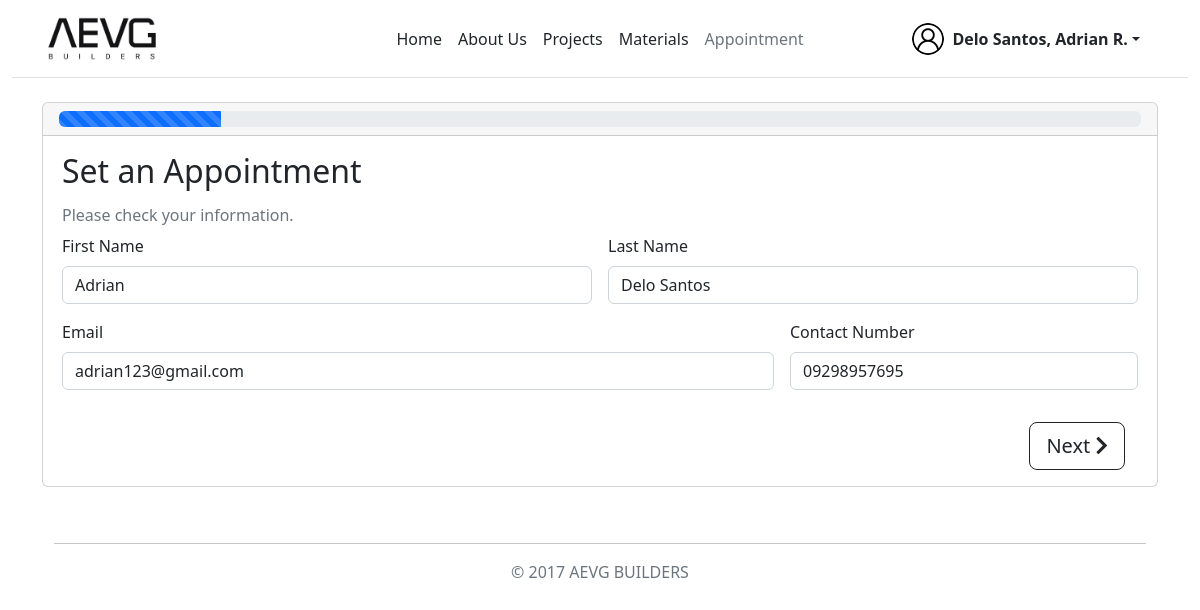
/client/contactUs/contactUs.php (signed in), run on the app's committed database.
### tables this page shows
CREATE TABLE `client` (
  `id` int(11) NOT NULL,
  `firstName` varchar(255) NOT NULL,
  `middleName` varchar(255) DEFAULT NULL,
  `lastName` varchar(255) NOT NULL,
  `company` varchar(255) NOT NULL,
  `password` varchar(255) NOT NULL,
  `email` varchar(255) NOT NULL,
  `contact_no` varchar(255) NOT NULL,
  `telephone_no` varchar(255) DEFAULT NULL,
  `house_no` varchar(255) DEFAULT NULL,
  `street` varchar(255) DEFAULT NULL,
  `barangay` varchar(255) NOT NULL,
  `municipality` varchar(255) NOT NULL,
  `province` varchar(255) NOT NULL,
  `image` varchar(255) NOT NULL DEFAULT 'image/user.png',
  `appointment_sched` varchar(255) DEFAULT NULL,
  `registration_date` datetime NOT NULL DEFAULT current_timestamp(),
  `status` varchar(255) NOT NULL DEFAULT 'active'
);

### client/include/dbh.inc.php (called while the page is built, shortened)
<?php
class dbHandler
{
    public $conn;
    function __construct()
    {
        $dbservername = "localhost";
        $dbusername = "root";
        $dbpassword = "";
        $dbname = "aevgbuildersdb";
        $this->conn = new mysqli($dbservername, $dbusername, $dbpassword, $dbname);
    }
    function getFullname($id)
    {
        $sql = "SELECT CONCAT(lastName, ',', ' ', firstName, ' ', IFNULL(middleName, '')) AS fullName FROM client WHERE id='$id'";
        $result = mysqli_query($this->conn, $sql);
        if (mysqli_num_rows($result)) {
            $row = mysqli_fetch_assoc($result);
            return $row['fullName'];
        } else {
            return '';
        }
    }
    function getValueByID($value, $id, $table = "client")
    {
        $sql = "SELECT `$value` FROM $table WHERE id=$id";
        $result = mysqli_query($this->conn, $sql);
        if (mysqli_num_rows($result)) {
            if ($row = mysqli_fetch_assoc($result)) {
                return $row[$value];
            }
        }
    }
}

### client/contactUs/contactUs.php (the view, shortened to what this page needs)
<?php
include_once("../include/dbh.inc.php");
$dbh = new dbHandler;
?>
<!DOCTYPE html>
<html>
<head>
  <link rel="stylesheet" href="../include/style.css">
  <link rel="stylesheet" href="contactUs.css">
</head>
<body>
  <div class="container-fluid">
    <header class="d-flex flex-wrap align-items-center justify-content-center justify-content-md-between py-3 mb-4 border-bottom">
      <a href="/" class="d-flex align-items-center col-md-3 mb-2 mb-md-0 text-dark text-decoration-none">
        <img src="../../images/aevg.png" class="" height="45">
      </a>
      <ul class="nav col-12 col-md-auto mb-2 justify-content-center mb-md-0">
        <li><a href="../home/home.php" class="nav-link px-2 link-dark">Home</a></li>
        <li><a href="../aboutUs/aboutUs.php" class="nav-link px-2 link-dark">About Us</a></li>
        <li><a href="../projects/project.php" class="nav-link px-2 link-dark">Projects</a></li>
        <li><a href="../materials/materials.php" class="nav-link px-2 link-dark">Materials</a></li>
        <li><a href="../contactUs/contactUs.php" class="nav-link px-2 link-secondary">Appointment</a></li>
      </ul>
      <div class="col-md-3 text-end">
        <?php if (!isset($_SESSION['id'])) { ?>
          <a href="../register/register.php" class="btn btn-dark">Sign-up</a>
          <a href="../login/login.php" class="btn btn-outline-dark me-2">Login</a>
        <?php } else { ?>
          <div class="d-flex flex-row-reverse">
            <div class="dropdown me-5">
              <a href="#" class="d-flex align-items-center link-dark text-decoration-none dropdown-toggle" data-bs-toggle="dropdown" aria-expanded="false">
                <img src="../profile/<?php echo $dbh->getValueByID('image', $_SESSION['id']); ?>" alt="" width="32" height="32" class="rounded-circle me-2">
                <strong class="text-capitalize"><?php echo $dbh->getFullname($_SESSION['id']); ?></strong>
              </a>
            </div>
          </div>
        <?php } ?>
      </div>
    </header>
  </div>
  <main class="container ">
    <div>
      <form id="appointForm">
        <div id="step1">
          <div class="card ">
            <div class="card-header">
              <div class="progress">
                <div class="progress-bar progress-bar-striped progress-bar-animated" role="progressbar" style="width: 15%"></div>
              </div>
            </div>
            <div class="card-body mx-auto">
              <h2 class="mb-3">Set an Appointment</h2>
              <p class="h6 text-muted">Please check your information.</p>
              <div class="row g-3">
                <div class="col-sm-6">
                  <label for="firstName" class="form-label">First Name</label>
                  <input type="text" class="form-control" name="firstName" value="<?php echo $dbh->getValueByID('firstName', $_SESSION['id']); ?>" readonly>
                </div>
                <div class="col-sm-6">
                  <label for="lastName" class="form-label">Last Name</label>
                  <input type="text" class="form-control" name="lastName" value="<?php echo $dbh->getValueByID('lastName', $_SESSION['id']); ?>" readonly>
                </div>
                <div class="col-sm-8">
                  <label for="email" class="form-label">Email</label>
                  <input type="email" class="form-control" name="email" placeholder="you@example.com" value="<?php echo $dbh->getValueByID('email', $_SESSION['id']); ?>" readonly>
                </div>
                <div class="col-sm-4">
                  <label for="contactNo" class="form-label">Contact Number</label>
                  <div class="input-group has-validation">
                    <input type="text" class="form-control" name="contactNo" placeholder="Contact Number" value="<?php echo $dbh->getValueByID('contact_no', $_SESSION['id']); ?>">
                  </div>
                </div>
              </div>
            </div>
            <div class="d-flex justify-content-end mx-3 my-3 px-3">
              <button type="button" id="step1Btn" class="btn btn-outline-dark btn-lg ">Next <i class="fas fa-chevron-right"></i></button>
            </div>
          </div>
        </div>
      </form>
    </div>
    <div class="container">
      <footer class="py-3 my-4">
        <hr>
        <p class="text-center text-muted">&copy; 2017 AEVG BUILDERS</p>
      </footer>
    </div>
  </main>
</body>
</html>

### data on the page
client: image (placeholder picture), firstName "Adrian", lastName "Delo Santos", email "adrian123@gmail.com", contactNo "09298957695"

### other printed values
$dbh->getFullname($_SESSION['id']) "Delo Santos, Adrian R."
